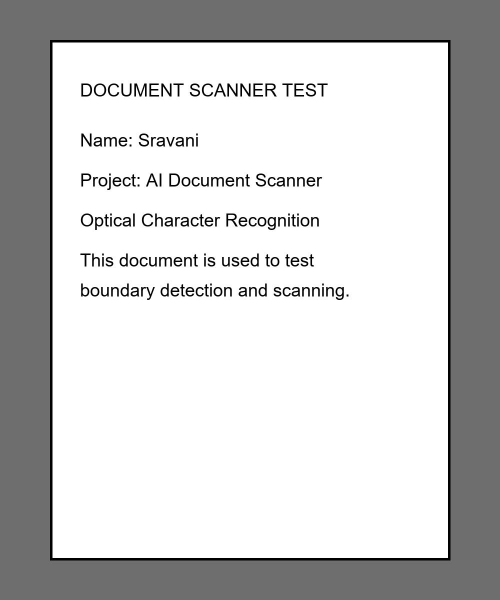
#> input picture document_photo.jpg, 1000 x 1200 px (shown at 1/2 size)
$ python -i preprocessing.py   (imports and definitions only)
#> lines starting #> are read from the running program, lines starting #| are printed output that depends on the picture; after the words box and inside, x2 and y2 are one past the last pixel; in counts of white or black regions, pixels touching at a corner belong together
#> further down, picture is the input picture: shape (1200, 1000, 3); min 0, max 255, mean 202.4

import cv2
import numpy as np


def preprocess_image(image):
    if image is None or image.size == 0:
        return image

    if len(image.shape) == 3:
        gray = cv2.cvtColor(image, cv2.COLOR_BGR2GRAY)
    else:
        gray = image.copy()

    # Enlarge small documents to help OCR recognize text.
    height, width = gray.shape
#> height = 1200; width = 1000
    if max(height, width) < 1400:
        scale = min(2.0, 1400 / max(height, width))
#> scale = 1.17
        gray = cv2.resize(
            gray, None, fx=scale, fy=scale,
            interpolation=cv2.INTER_CUBIC
        )
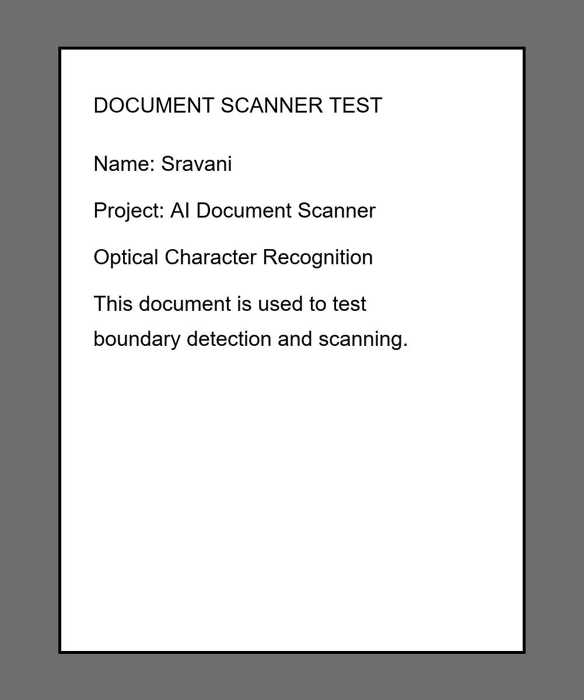
#> gray: shape (1400, 1167) (shown at 1/2 size); min 0, max 255, mean 202.4

    # Improve local contrast.
    clahe = cv2.createCLAHE(
        clipLimit=2.0, tileGridSize=(8, 8)
    )
    enhanced = clahe.apply(gray)

    # Reduce small image noise.
    denoised = cv2.fastNlMeansDenoising(
        enhanced, None, 10, 7, 21
    )

    # Convert to black and white while keeping dark text.
    result = cv2.adaptiveThreshold(
        denoised,
        255,
        cv2.ADAPTIVE_THRESH_GAUSSIAN_C,
        cv2.THRESH_BINARY,
        31,
        11
    )
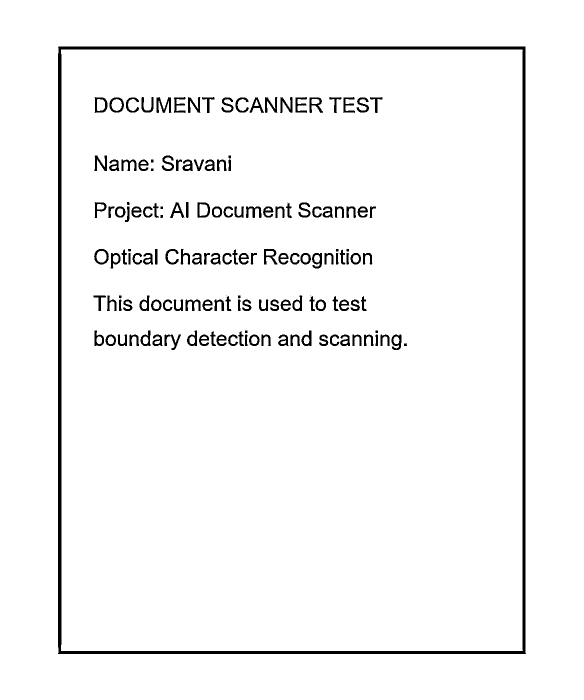
#> result: shape (1400, 1167) (shown at 1/2 size); 96.4% white; 150 black regions (3 under 20 px), largest, box (x1, y1, x2, y2) and area: (116, 93, 1052, 1308) 26813, (313, 194, 343, 226) 457, (189, 311, 214, 342) 379

    return result

>>> import cv2
>>> picture = cv2.imread('document_photo.jpg')
>>> result = preprocess_image(picture)

$ run again, on scanned.png
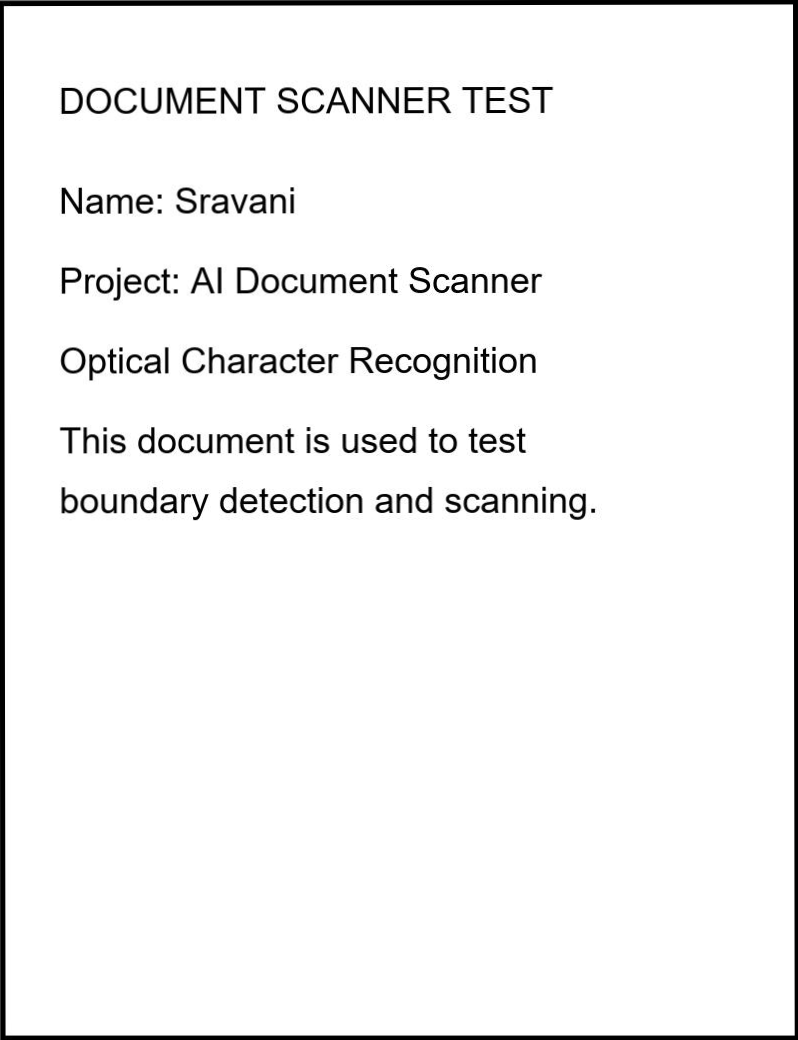
#> input picture scanned.png, 798 x 1040 px
#> picture is the input picture: shape (1040, 798, 3); min 0, max 255, mean 243.5
#> in preprocess_image, `gray = cv2.resize( gray, None, fx=scale, fy=scale, interpolation=cv2.I..`:
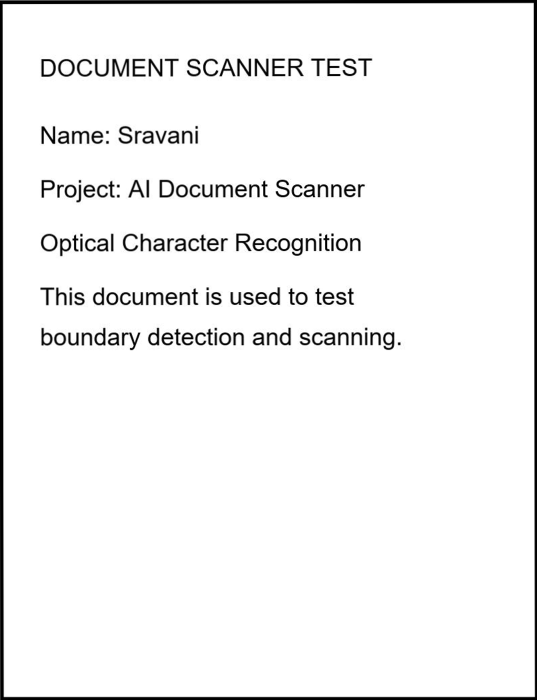
#> gray: shape (1400, 1074) (shown at 1/2 size); min 0, max 255, mean 243.5
#> in preprocess_image, `result = cv2.adaptiveThreshold( denoised, 255, cv2.ADAPTIVE_THRESH_GAU..`:
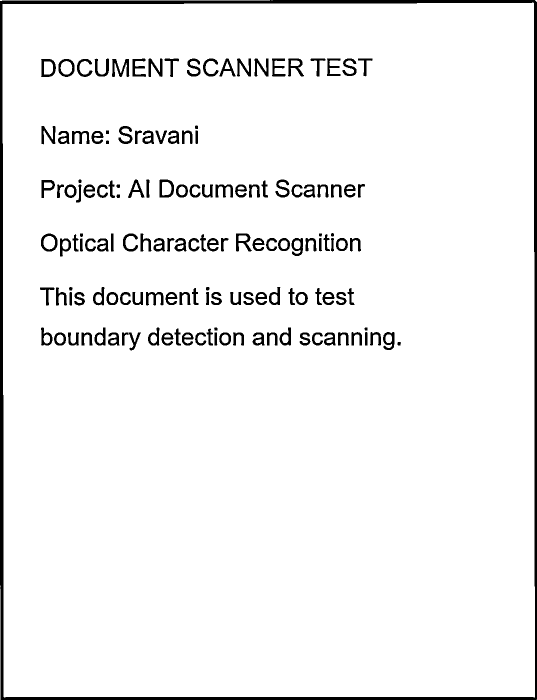
#> result: shape (1400, 1074) (shown at 1/2 size); 95.2% white; 148 black regions, largest, box (x1, y1, x2, y2) and area: (0, 0, 1074, 1400) 29155, (224, 118, 259, 154) 610, (472, 467, 504, 503) 522
